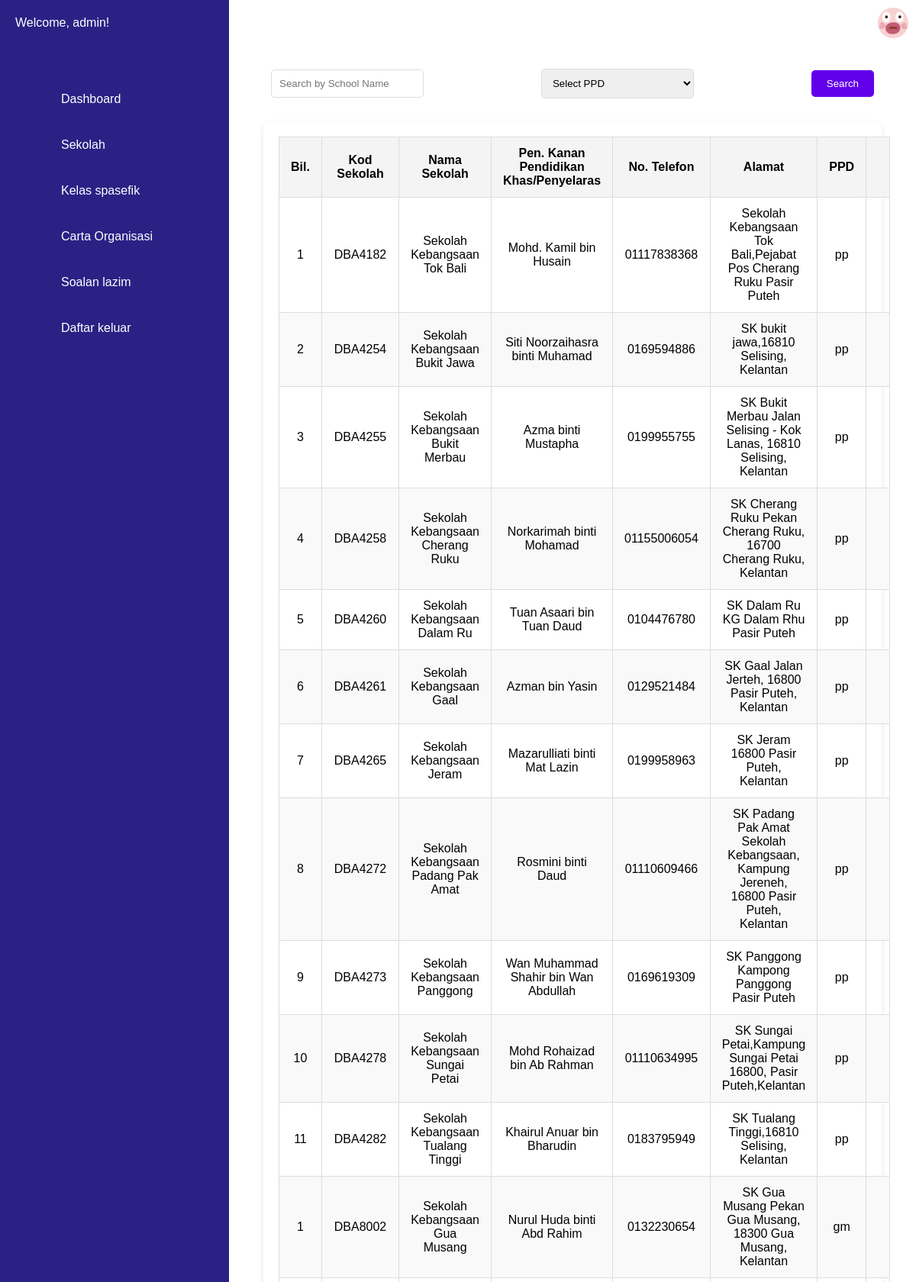
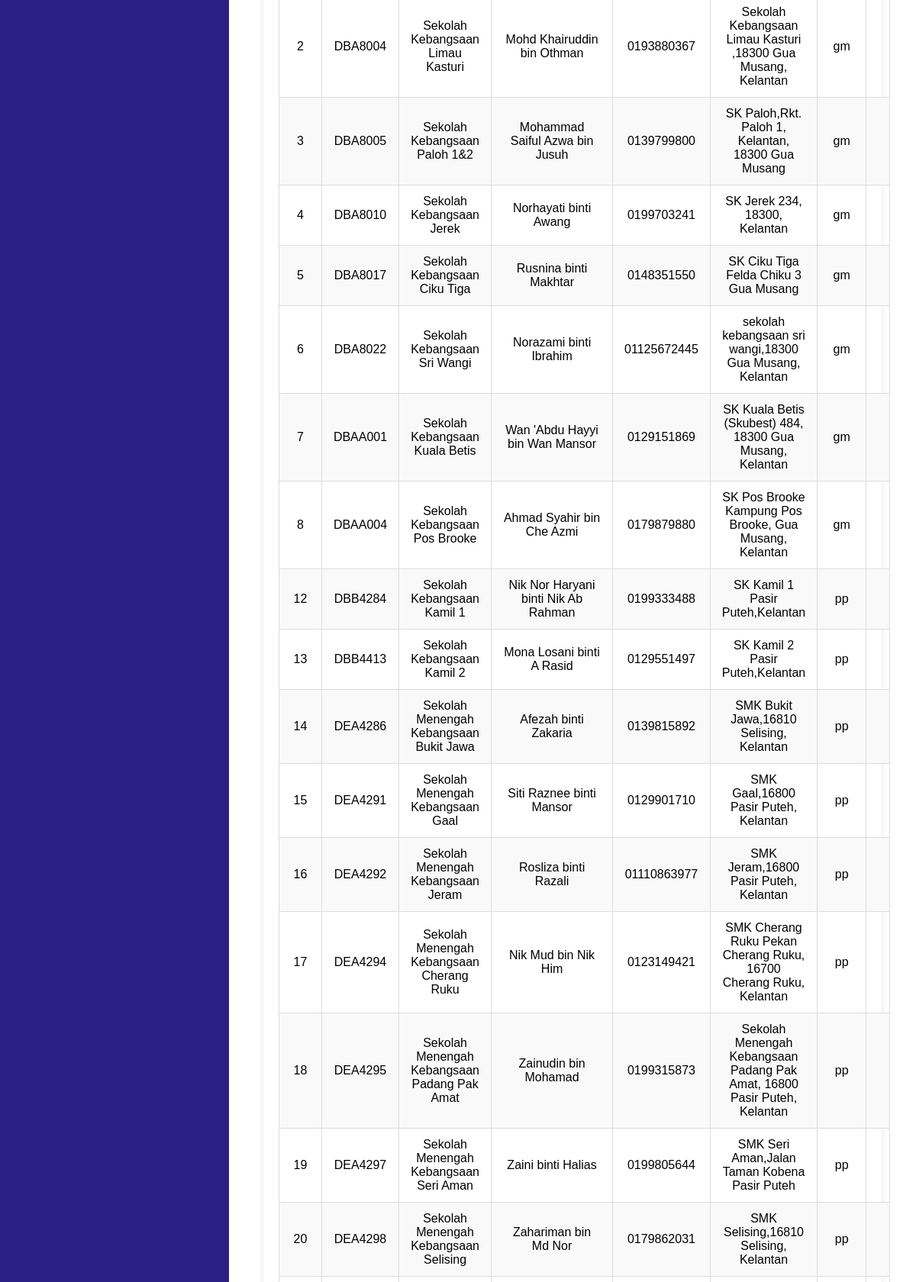
Page /public/school.php (signed in, upper part) on the committed database (2 pictures, top to bottom).
### tables this page shows
CREATE TABLE `slists` (
  `id` int(11) NOT NULL,
  `school_code` varchar(100) NOT NULL,
  `s_name` varchar(200) NOT NULL,
  `pk_name` varchar(200) NOT NULL,
  `phone_num` varchar(200) NOT NULL,
  `address` varchar(200) NOT NULL,
  `district` varchar(100) NOT NULL
);

### public/school.php (the view, shortened to what this page needs)
<!DOCTYPE html>
<html lang="en">
  <head>
    <link rel="stylesheet" href="dashboard.css" />
  </head>
  <body>
  <?php
  require_once 'connection.php';
$username = $_SESSION['username'];
?>
<div class="nav-container">
  <div class="nav">
    <ul>
      <li>
        <a href="#">
          <span class="title">Welcome, <?php echo htmlspecialchars($username); ?>!</span>
        </a>
      </li>
      <li>
        <a href="dashboard.php">
          <span class="icon"><ion-icon name="home-outline"></ion-icon></ion-icon></span>
          <span class="title">Dashboard</span>
        </a>
      </li>
      <li>
        <a href="school.php">
          <span class="icon"><ion-icon name="school-outline"></ion-icon></span>
          <span class="title">Sekolah</span>
        </a>
      </li>
      <li>
        <a href="#">
          <span class="icon"><ion-icon name="file-tray-full-outline"></ion-icon></span>
          <span class="title">Kelas spasefik</span>
        </a>
      </li>
      <li>
        <a href="#">
          <span class="icon"><ion-icon name="briefcase-outline"></span>
          <span class="title">Carta Organisasi</span>
        </a>
      </li>
      <li>
        <a href="addFAQ.php">
          <span class="icon"><ion-icon name="help-circle-outline"></span>
          <span class="title">Soalan lazim</span>
        </a>
      </li>
      <li>
        <a href="login.php">
          <span class="icon"><ion-icon name="log-out-outline"></ion-icon></span>
          <span class="title">Daftar keluar</span>
        </a>
      </li>
    </ul>
  </div>
  <div class="main">
    <div class="topbar">
      <div class="toggle">
      </div>
      <div class="user">
        <img src="img/dp.jpeg" alt="">
      </div>
      </div>
      <div class="search-container">
    <div class="search">
        <input type="text" placeholder="Search by School Name" id="schoolSearch">
    </div>
    <div class="search">
        <select id="districtSearch">
            <option value="">Select PPD</option>
        </select>
    </div>
    <button id="searchButton">Search</button>
</div>
<div class="table-wrapper">
    <?php
    $sql = "SELECT * FROM slists";
    $result = $conn->query($sql);
    if ($result->num_rows > 0) {
        echo "<table class='table table-bordered table-striped'>";
        echo "<thead>";
        echo "<tr>";
        echo "<th>Bil.</th>";
        echo "<th>Kod Sekolah</th>";
        echo "<th>Nama Sekolah</th>";
        echo "<th>Pen. Kanan Pendidikan Khas/Penyelaras</th>";
        echo "<th>No. Telefon</th>";
        echo "<th>Alamat</th>";
        echo "<th>PPD</th>";
        echo "<th></th>";
        echo "</tr>";
        echo "</thead>";
        echo "<tbody>";
        while($row = $result->fetch_assoc()) {
            echo "<tr>";
            echo "<td>" . htmlspecialchars($row["id"]) . "</td>";
            echo "<td>" . htmlspecialchars($row["school_code"]) . "</td>";
            echo "<td>" . htmlspecialchars($row["s_name"]) . "</td>";
            echo "<td>" . htmlspecialchars($row["pk_name"]) . "</td>";
            echo "<td>" . htmlspecialchars($row["phone_num"]) . "</td>";
            echo "<td>" . htmlspecialchars($row["address"]) . "</td>";
            echo "<td>" . htmlspecialchars($row["district"]) . "</td>";
            echo "<td class='d-md-flex gap-3 mt-3'>";
            echo "</td>";
            echo "</tr>";
        }
        echo "</tbody>";
        echo "</table>";
    } else {
        echo "No results found";
    }
    ?>
</div>
</div>
</div>
  </body>
</html>

### public/dashboard.css (style rules this page uses)
* { font-family: "Arial", sans-serif; margin: 0; padding: 0; box-sizing: border-box; }
:root { --blue: #2a2185; --white: #fff; --gray:#f5f5f5; --black1:#222; --black2: #999; }
body { min-height: 100vh; overflow-x:hidden; }
.nav { position: fixed; width: 300px; height: 100%; background: var(--blue); border-left: 10px solid var(--blue); transition: none; overflow: hidden; }
.nav ul { position: absolute; top: 0; left: 0; width: 100%; }
.nav ul li { position: relative; width: 100%; list-style: none; border-top-left-radius: 30px; border-bottom-left-radius: 30px; }
.nav ul li:nth-child(1) { margin-bottom: 40px; pointer-events: none; }
.nav ul li a { position: relative; display: block; width: 100%; display: flex; text-decoration: none; color: var(--white); }
.nav ul li a .icon { position: relative; display: block; min-width: 60px; height: 60px; line-height: 75px; text-align: center; }
.nav ul li a .title { position: relative; display: block; padding: 0 10px; height: 60px; line-height: 60px; text-align: start; white-space: nowrap; }
.main { position: absolute; width: calc(100% - 300px); left: 300px; min-height: 100vh; background: var(--white); transition: 0.5s; }
.topbar { width: 100%; height: 60px; display: flex; justify-content: space-between; align-items: center; padding: 0 10px; }
.toggle { position: relative; width: 60px; height: 60px; display: flex; justify-content: center; align-items: center; font-size: 2.5rem; cursor: pointer; }
.user { position: relative; width: 40px; height: 40px; border-radius: 50%; overflow: hidden; cursor: pointer; }
.user img { position: absolute; top: 0; left: 0; width: 100%; height: 100%; object-fit: cover; }
.table-wrapper { margin: 20px auto; width: 90%; padding: 20px; background-color: #fff; border-radius: 10px; box-shadow: 0 4px 8px rgba(0, 0, 0, 0.1); }
table { border-collapse: collapse; width: fit-content; margin: 0 auto; }
th, td { text-align: center; padding: 12px 15px; border: 1px solid #ddd; }
th { background-color: #f4f4f4; font-weight: bold; }
tr:nth-child(even) { background-color: #f9f9f9; }
.search-container { display: flex; justify-content: space-between; align-items: center; margin: 20px auto; width: 90%; padding: 10px; }
.search input, .search select { padding: 10px; width: 200px; border: 1px solid #ddd; border-radius: 5px; }
button#searchButton { background-color: #6200ea; color: white; padding: 10px 20px; border: none; border-radius: 5px; cursor: pointer; }

### rows in the picture
slists: id "1", school_code "DBA4182", s_name "Sekolah Kebangsaan Tok Bali", pk_name "Mohd. Kamil bin Husain", phone_num "01117838368", address "Sekolah Kebangsaan Tok Bali,Pejabat Pos Cherang Ruku Pasir Puteh", district "pp"
slists: id "2", school_code "DBA4254", s_name "Sekolah Kebangsaan Bukit Jawa", pk_name "Siti Noorzaihasra binti Muhamad", phone_num "0169594886", address "SK bukit jawa,16810 Selising, Kelantan", district "pp"
slists: id "3", school_code "DBA4255", s_name "Sekolah Kebangsaan Bukit Merbau", pk_name "Azma binti Mustapha", phone_num "0199955755", address "SK Bukit Merbau Jalan Selising - Kok Lanas, 16810 Selising, Kelantan", district "pp"
slists: id "4", school_code "DBA4258", s_name "Sekolah Kebangsaan Cherang Ruku", pk_name "Norkarimah binti Mohamad", phone_num "01155006054", address "SK Cherang Ruku Pekan Cherang Ruku, 16700 Cherang Ruku, Kelantan", district "pp"
slists: id "5", school_code "DBA4260", s_name "Sekolah Kebangsaan Dalam Ru", pk_name "Tuan Asaari bin Tuan Daud", phone_num "0104476780", address "SK Dalam Ru KG Dalam Rhu Pasir Puteh", district "pp"
slists: id "6", school_code "DBA4261", s_name "Sekolah Kebangsaan Gaal", pk_name "Azman bin Yasin", phone_num "0129521484", address "SK Gaal Jalan Jerteh, 16800 Pasir Puteh, Kelantan", district "pp"
slists: id "7", school_code "DBA4265", s_name "Sekolah Kebangsaan Jeram", pk_name "Mazarulliati binti Mat Lazin", phone_num "0199958963", address "SK Jeram 16800 Pasir Puteh, Kelantan", district "pp"
slists: id "8", school_code "DBA4272", s_name "Sekolah Kebangsaan Padang Pak Amat", pk_name "Rosmini binti Daud", phone_num "01110609466", address "SK Padang Pak Amat Sekolah Kebangsaan, Kampung Jereneh, 16800 Pasir Puteh, Kelantan", district "pp"
slists: id "9", school_code "DBA4273", s_name "Sekolah Kebangsaan Panggong", pk_name "Wan Muhammad Shahir bin Wan Abdullah", phone_num "0169619309", address "SK Panggong Kampong Panggong Pasir Puteh", district "pp"
slists: id "10", school_code "DBA4278", s_name "Sekolah Kebangsaan Sungai Petai", pk_name "Mohd Rohaizad bin Ab Rahman", phone_num "01110634995", address "SK Sungai Petai,Kampung Sungai Petai 16800, Pasir Puteh,Kelantan", district "pp"
slists: id "11", school_code "DBA4282", s_name "Sekolah Kebangsaan Tualang Tinggi", pk_name "Khairul Anuar bin Bharudin", phone_num "0183795949", address "SK Tualang Tinggi,16810 Selising, Kelantan", district "pp"
slists: id "1", school_code "DBA8002", s_name "Sekolah Kebangsaan Gua Musang", pk_name "Nurul Huda binti Abd Rahim", phone_num "0132230654", address "SK Gua Musang Pekan Gua Musang, 18300 Gua Musang, Kelantan", district "gm"
slists: id "2", school_code "DBA8004", s_name "Sekolah Kebangsaan Limau Kasturi", pk_name "Mohd Khairuddin bin Othman", phone_num "0193880367", address "Sekolah Kebangsaan Limau Kasturi ,18300 Gua Musang, Kelantan", district "gm"
slists: id "3", school_code "DBA8005", s_name "Sekolah Kebangsaan Paloh 1&2", pk_name "Mohammad Saiful Azwa bin Jusuh", phone_num "0139799800", address "SK Paloh,Rkt. Paloh 1, Kelantan, 18300 Gua Musang", district "gm"
slists: id "4", school_code "DBA8010", s_name "Sekolah Kebangsaan Jerek", pk_name "Norhayati binti Awang", phone_num "0199703241", address "SK Jerek 234, 18300, Kelantan", district "gm"
slists: id "5", school_code "DBA8017", s_name "Sekolah Kebangsaan Ciku Tiga", pk_name "Rusnina binti Makhtar", phone_num "0148351550", address "SK Ciku Tiga Felda Chiku 3 Gua Musang", district "gm"
slists: id "6", school_code "DBA8022", s_name "Sekolah Kebangsaan Sri Wangi", pk_name "Norazami binti Ibrahim", phone_num "01125672445", address "sekolah kebangsaan sri wangi,18300 Gua Musang, Kelantan", district "gm"
slists: id "7", school_code "DBAA001", s_name "Sekolah Kebangsaan Kuala Betis", pk_name "Wan 'Abdu Hayyi bin Wan Mansor", phone_num "0129151869", address "SK Kuala Betis (Skubest) 484, 18300 Gua Musang, Kelantan", district "gm"
slists: id "8", school_code "DBAA004", s_name "Sekolah Kebangsaan Pos Brooke", pk_name "Ahmad Syahir bin Che Azmi", phone_num "0179879880", address "SK Pos Brooke Kampung Pos Brooke, Gua Musang, Kelantan", district "gm"
slists: id "12", school_code "DBB4284", s_name "Sekolah Kebangsaan Kamil 1", pk_name "Nik Nor Haryani binti Nik Ab Rahman", phone_num "0199333488", address "SK Kamil 1 Pasir Puteh,Kelantan", district "pp"
slists: id "13", school_code "DBB4413", s_name "Sekolah Kebangsaan Kamil 2", pk_name "Mona Losani binti A Rasid", phone_num "0129551497", address "SK Kamil 2 Pasir Puteh,Kelantan", district "pp"
slists: id "14", school_code "DEA4286", s_name "Sekolah Menengah Kebangsaan Bukit Jawa", pk_name "Afezah binti Zakaria", phone_num "0139815892", address "SMK Bukit Jawa,16810 Selising, Kelantan", district "pp"
slists: id "15", school_code "DEA4291", s_name "Sekolah Menengah Kebangsaan Gaal", pk_name "Siti Raznee binti Mansor", phone_num "0129901710", address "SMK Gaal,16800 Pasir Puteh, Kelantan", district "pp"
slists: id "16", school_code "DEA4292", s_name "Sekolah Menengah Kebangsaan Jeram", pk_name "Rosliza binti Razali", phone_num "01110863977", address "SMK Jeram,16800 Pasir Puteh, Kelantan", district "pp"
slists: id "17", school_code "DEA4294", s_name "Sekolah Menengah Kebangsaan Cherang Ruku", pk_name "Nik Mud bin Nik Him", phone_num "0123149421", address "SMK Cherang Ruku Pekan Cherang Ruku, 16700 Cherang Ruku, Kelantan", district "pp"
slists: id "18", school_code "DEA4295", s_name "Sekolah Menengah Kebangsaan Padang Pak Amat", pk_name "Zainudin bin Mohamad", phone_num "0199315873", address "Sekolah Menengah Kebangsaan Padang Pak Amat, 16800 Pasir Puteh, Kelantan", district "pp"
slists: id "19", school_code "DEA4297", s_name "Sekolah Menengah Kebangsaan Seri Aman", pk_name "Zaini binti Halias", phone_num "0199805644", address "SMK Seri Aman,Jalan Taman Kobena Pasir Puteh", district "pp"
slists: id "20", school_code "DEA4298", s_name "Sekolah Menengah Kebangsaan Selising", pk_name "Zahariman bin Md Nor", phone_num "0179862031", address "SMK Selising,16810 Selising, Kelantan", district "pp"

### other values in the picture
$username "admin"
